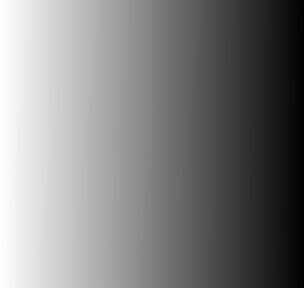
#> input picture day01/5.jpg, 304 x 288 px, shrunk from 500 x 473 before the run, given in place of 7.jpg, which was not available
$ python '直方图反投影.py'
#> lines starting #> are read from the running program, lines starting #| are printed output that depends on the picture; after the words box and inside, x2 and y2 are one past the last pixel; in counts of white or black regions, pixels touching at a corner belong together; pictures that were not available may be replaced by others from this repository, and a replacement may not be noted
import cv2
import numpy as np
roi = cv2.imread('7.jpg')
#> roi is the input picture: shape (288, 304, 3); min 0, max 255, mean 128.3
hsv = cv2.cvtColor(roi,cv2.COLOR_BGR2HSV)
#> hsv: shape (288, 304, 3); mean H, S, V 0, 0, 128.3
target = cv2.imread('6.jpg')
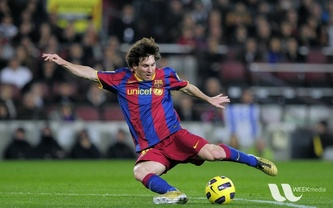
#> input picture day01/6.jpg, 333 x 208 px, shrunk from 548 x 342 before the run
#> target is the input picture: shape (208, 333, 3); mean B, G, R 72.4, 86.1, 82.2
hsvt = cv2.cvtColor(target,cv2.COLOR_BGR2HSV)
#> hsvt: shape (208, 333, 3); mean H, S, V 82.2, 86.7, 99.9
roihist = cv2.calcHist([hsv],[0, 1], None, [180, 256], [0, 180, 0, 256] )
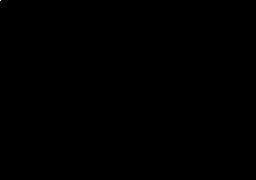
#> roihist: shape (180, 256) float32; values 0 (black) and 87552 (white), 0% white in thin lines or dots, all inside (x1, y1, x2, y2) = (0, 0, 1, 1)

cv2.normalize(roihist,roihist,0,255,cv2.NORM_MINMAX)
dst = cv2.calcBackProject([hsvt],[0,1],roihist,[0,180,0,256],1)
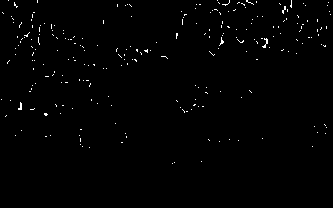
#> dst: shape (208, 333); 0.85% white in thin lines or dots, all inside (x1, y1, x2, y2) = (1, 0, 331, 164)

disc = cv2.getStructuringElement(cv2.MORPH_ELLIPSE,(5,5))
dst=cv2.filter2D(dst,-1,disc)
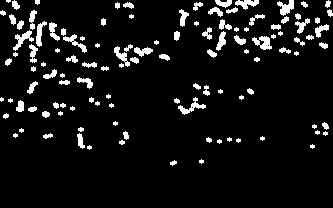
#> dst: shape (208, 333); 7.6% white; 117 white regions (39 under 20 px), largest, box (x1, y1, x2, y2) and area: (13, 30, 34, 51) 162, (252, 36, 272, 50) 161, (178, 97, 206, 115) 156

ret,thresh = cv2.threshold(dst,50,255,0)

thresh = cv2.merge((thresh,thresh,thresh))

res = cv2.bitwise_and(target,thresh)
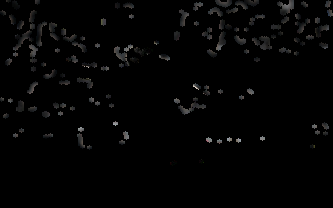
#> res: shape (208, 333, 3); mean B, G, R 3.6, 3.6, 3.6
res = np.hstack((target,thresh,res))
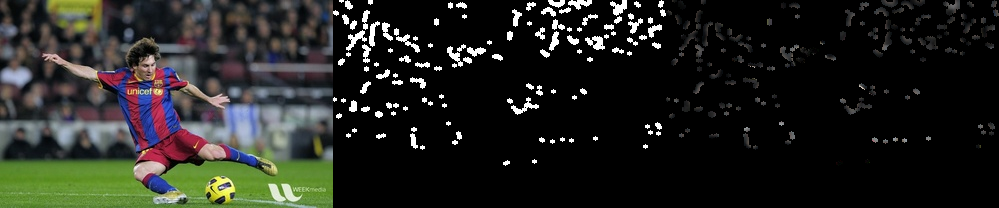
#> res: shape (208, 999, 3); mean B, G, R 31.8, 36.3, 35
cv2.imwrite('65.jpg',res)

cv2.imshow('img',res)
cv2.waitKey(0)
